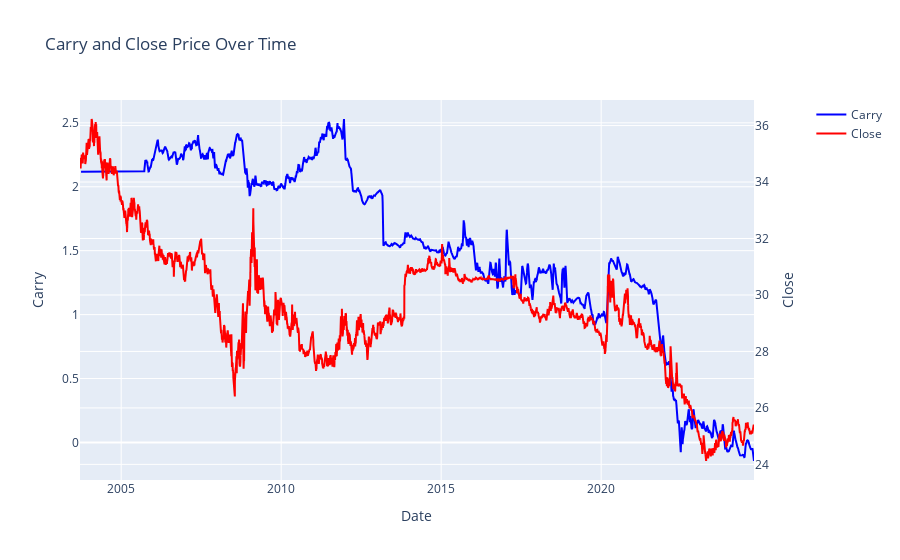

This figure's notebook cell:
### Code cell
import plotly.graph_objects as go
from plotly.subplots import make_subplots

# Convert Polars DataFrame to pandas
df_pandas = df.to_pandas()
df_pandas.set_index("Date", inplace=True)

# Create a figure with secondary y-axis
fig = make_subplots(specs=[[{"secondary_y": True}]])

# Add trace for "Carry" on the primary y-axis
fig.add_trace(
    go.Scatter(x=df_pandas.index, y=df_pandas["Carry"], name="Carry", line=dict(color="blue")),
    secondary_y=False
)

# Add trace for "Close" on the secondary y-axis
fig.add_trace(
    go.Scatter(x=df_pandas.index, y=df_pandas["Close"], name="Close", line=dict(color="red")),
    secondary_y=True
)

# Set titles
fig.update_layout(
    title_text="Carry and Close Price Over Time"
)

# Set x-axis title
fig.update_xaxes(title_text="Date")

# Set y-axes titles
fig.update_yaxes(title_text="Carry", secondary_y=False)
fig.update_yaxes(title_text="Close", secondary_y=True)

# Show plot
fig.show()

### Figure 1 — Plotly figure (JSON) as saved in the notebook; plotly's stock layout.template omitted (floating-point values rounded to 4 significant figures; data arrays with more than 128 entries replaced by an {"elided": "..."} marker saying what was removed)
{"data": [{"line": {"color": "blue"}, "name": "Carry", "type": "scatter", "x": {"elided": "5437 str values"}, "xaxis": "x", "y": {"elided": "5437 float values"}, "yaxis": "y"}, {"line": {"color": "red"}, "name": "Close", "type": "scatter", "x": {"elided": "5437 str values"}, "xaxis": "x", "y": {"elided": "5437 float values"}, "yaxis": "y2"}], "layout": {"title": {"text": "Carry and Close Price Over Time"}, "xaxis": {"anchor": "y", "domain": [0, 0.94], "title": {"text": "Date"}}, "yaxis": {"anchor": "x", "domain": [0, 1], "title": {"text": "Carry"}}, "yaxis2": {"anchor": "x", "overlaying": "y", "side": "right", "title": {"text": "Close"}}}}
